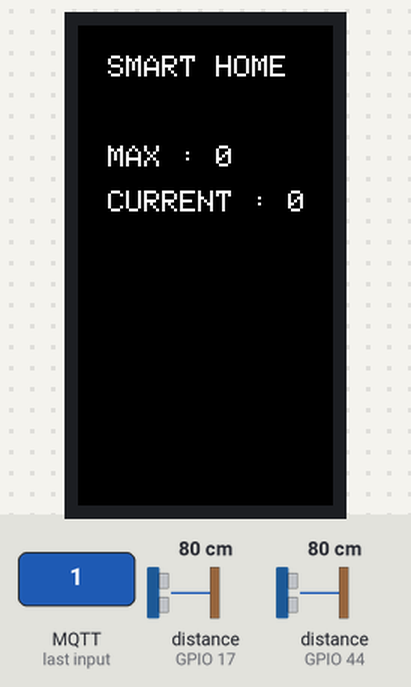
A program run on a simulated ESP32-S3. Parts: 170×320 colour display. Wiring (inferred from the names in the program): 2 × ultrasonic range finder: trigger GPIO 18, echo GPIO 17 / trigger GPIO 43, echo GPIO 44. The test bench sets the inputs (shaded band); at power-on: distance to the obstacle (sensors on GPIO 17, GPIO 44) 80 cm. The echo pulse lasts 58.3 µs per cm; WiFi joins after 1.5 s; servers stay silent unless stated; no MQTT or app messages arrive unless stated; what the program prints to the serial monitor is not drawn.

3.5 s: MQTT message "1" arrives on the first subscribed topic
Above: at 3.8 s.
5.0 s: MQTT message "on" arrives on the first subscribed topic
6.5 s: MQTT message "off" arrives on the first subscribed topic
Timing chart, 0 to 9.5 s (numbered marks = the images above; inputs shaded):
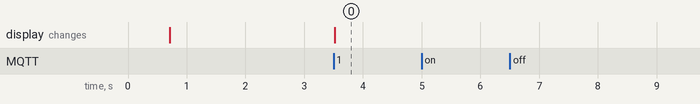

Measured:
- after the input at 3.5 s, the display: changes at once (image 0)
- after the input at 5.0 s, every drawn part: stays the same
- after the input at 6.5 s, every drawn part: stays the same

The program:

main.cpp
```cpp
#include <Arduino.h>
#include <TFT_eSPI.h>
#include <WiFi.h>
#include <PubSubClient.h>
#include <ArduinoJson.h>
#include <HTTPClient.h>
#include <WiFiClient.h>

// ------------------ TFT 디스플레이 객체 생성 ------------------
TFT_eSPI display = TFT_eSPI();

// ------------------ 초음파 센서 핀 정의 ------------------
const int trigPin = 43;
const int echoPin = 44;
const int trigPin2 = 18;
const int echoPin2 = 17;

long duration1 = 0, duration2 = 0;    // 초음파 신호 왕복 시간 변수
float distance1 = 0, distance2 = 0;   // 센서로부터 측정된 거리(cm)
int peopleCount = 0;                  // 현재 인원 수
int previousPeopleCount = -1;         // 이전 인원수 (변화 감지용)
int maxPeopleAllowed = 0;             // 설정된 최대 인원 수

WiFiClient espClient;
PubSubClient mqttClient(espClient);

unsigned long lastSensorCheck = 0;           // 마지막으로 센서 체크한 시간(ms)
const unsigned long sensorInterval = 50;     // 초음파 센서 체크 주기(ms)
const float distanceThreshold = 50.0;        // 센서 거리 판정 임계값(cm)
const unsigned long maxStateDuration = 2000; // 상태 유지 최대 시간(ms) (미사용 변수이지만 원문 유지)
unsigned long lastWarningBlink = 0;          // 경고 깜빡임 시간 저장 변수
const unsigned long warningBlinkInterval = 500; // 경고 깜빡임 간격(ms)
bool warningState = false;                   // 경고 상태 플래그

// 메시지 발행 타이머 변수
unsigned long lastPublishTime = 0;            // 마지막 메시지 발행 시간
const unsigned long publishInterval = 5000;  // 메시지 발행 간격 (15초)

// ------------------ WiFi 및 MQTT 설정 ------------------
const char* wifiSSID = "iPhone (76)";      // 연결할 WiFi SSID
const char* wifiPassword = "djgudwls";     // WiFi 비밀번호
const char* mqttServer = "172.20.10.2";    // MQTT 브로커 IP
const int mqttPort = 1883;                 // MQTT 브로커 포트

// MQTT 토픽 정의
const char* mqtt_topic_subscribe_security = "home/security/count"; // 최대 인원 수 수신 토픽

const char* mqtt_topic_publish_security_status = "home/security/status";   // 현재 인원수 상태 발행 토픽
const char* mqtt_topic_publish_security_warning = "home/security/command"; // 경보(LED 점멸 등) 발행 토픽

// ------------------ 사람 수 디스플레이 업데이트 함수 ------------------
void updatePeopleCountOnDisplay() {
  // 디스플레이 특정 영역을 검은색으로 지우고 새 정보 출력
  display.fillRect(20, 80, 240, 60, TFT_BLACK);
  display.setCursor(20, 80);
  display.setTextSize(2);
  display.setTextColor(TFT_WHITE, TFT_BLACK);
  display.print("MAX : ");
  display.println(maxPeopleAllowed);
  display.setCursor(20, 110);
  display.print("CURRENT : ");
  display.println(peopleCount);
}

// ------------------ WiFi 연결 함수 ------------------
void setup_wifi() {
  delay(10);
  Serial.println();
  Serial.print("Connecting to ");
  Serial.println(wifiSSID);

  WiFi.begin(wifiSSID, wifiPassword);

  while (WiFi.status() != WL_CONNECTED) {
    delay(500);
    Serial.print(".");
  }

  Serial.println("\nWiFi connected");
  Serial.println("IP address: ");
  Serial.println(WiFi.localIP());
}

// ------------------ MQTT 재연결 함수 ------------------
void reconnect() {
  // MQTT 브로커에 연결될 때까지 재시도
  while (!mqttClient.connected()) {
    Serial.print("Attempting MQTT connection...");
    // "LilyGoClient"라는 클라이언트 ID로 접속 시도
    if (mqttClient.connect("LilyGoClient")) {
      Serial.println("connected");
      // 연결 성공 시 최대 인원 수 설정 토픽 구독
      mqttClient.subscribe(mqtt_topic_subscribe_security);
    } else {
      // 실패 시 오류 코드 출력 후 5초 대기 후 재시도
      Serial.print("failed, rc=");
      Serial.print(mqttClient.state());
      Serial.println(" trying again in 5 seconds");
      delay(5000);
    }
  }
}

// ------------------ MQTT 메시지 콜백 함수 ------------------
void callback(char* topic, byte* payload, unsigned int length) {
  payload[length] = '\0';
  String message = String((char*)payload);

  Serial.print("Message arrived [");
  Serial.print(topic);
  Serial.print("]: ");
  Serial.println(message);

  // 최대 인원수 설정 토픽 수신 처리
  if (String(topic) == mqtt_topic_subscribe_security) {
    DynamicJsonDocument jsonDoc(200);
    DeserializationError error = deserializeJson(jsonDoc, message);
    if (error) {
      Serial.print("deserializeJson() failed: ");
      Serial.println(error.f_str());
      return;
    }
    // JSON에서 max_people 값 추출
    maxPeopleAllowed = jsonDoc["max_people"];
    Serial.print("Maximum people allowed set to: ");
    Serial.println(maxPeopleAllowed);

    // 최대 인원수 변경 시 디스플레이 업데이트
    updatePeopleCountOnDisplay();
  }
}

// ------------------ 초기 설정 함수 ------------------
void setup() {
  Serial.begin(115200);
  delay(500); // 시리얼 통신 안정화를 위한 대기

  // 초음파 센서 핀 모드 설정
  pinMode(trigPin, OUTPUT);
  pinMode(echoPin, INPUT);
  pinMode(trigPin2, OUTPUT);
  pinMode(echoPin2, INPUT);

  // 디스플레이 초기화 및 초기 화면 출력
  display.begin();
  display.fillScreen(TFT_BLACK);
  display.setTextColor(TFT_WHITE, TFT_BLACK);
  display.setTextSize(2);
  display.setCursor(20, 20);
  display.println("SMART HOME");

  // WiFi 연결
  setup_wifi();

  // MQTT 클라이언트 설정
  mqttClient.setServer(mqttServer, mqttPort);
  mqttClient.setCallback(callback);

  // MQTT 연결 시도
  reconnect();
}

// ------------------ 메인 루프 함수 ------------------
void loop() {
  if (!mqttClient.connected()) {
    reconnect();
  }
  mqttClient.loop();

  unsigned long currentMillis = millis();

  // ------------------ 초음파 센서로 사람 수 검출 ------------------
  if (currentMillis - lastSensorCheck >= sensorInterval) {
    lastSensorCheck = currentMillis;

    // 첫 번째 센서 측정(입구)
    digitalWrite(trigPin, LOW);
    delayMicroseconds(2);
    digitalWrite(trigPin, HIGH);
    delayMicroseconds(10);
    digitalWrite(trigPin, LOW);
    duration1 = pulseIn(echoPin, HIGH, 30000); // 타임아웃 30ms
    distance1 = duration1 * 0.017; // 거리 계산

    // 두 번째 센서 측정(출구)
    digitalWrite(trigPin2, LOW);
    delayMicroseconds(2);
    digitalWrite(trigPin2, HIGH);
    delayMicroseconds(10);
    digitalWrite(trigPin2, LOW);
    duration2 = pulseIn(echoPin2, HIGH, 30000);
    distance2 = duration2 * 0.017;

    // 사람이 1번 센서 -> 2번 센서 방향으로 이동한 경우(입장)
    if (distance1 > 0 && distance1 < 50) {
      delay(200); // 방향 확인 위해 대기
      digitalWrite(trigPin2, LOW);
      delayMicroseconds(2);
      digitalWrite(trigPin2, HIGH);
      delayMicroseconds(10);
      digitalWrite(trigPin2, LOW);

      duration2 = pulseIn(echoPin2, HIGH, 30000);
      distance2 = duration2 * 0.017;

      if (distance2 > 0 && distance2 < 50) {
        Serial.println("1번 -> 2번으로 이동: 사람 들어옴");
        peopleCount++;
        delay(500); // 중복 카운트 방지
        updatePeopleCountOnDisplay();
      }
    }

    // 사람이 2번 센서 -> 1번 센서 방향으로 이동한 경우(퇴장)
    if (distance2 > 0 && distance2 < 50) {
      delay(200); // 방향 확인 위해 대기
      digitalWrite(trigPin, LOW);
      delayMicroseconds(2);
      digitalWrite(trigPin, HIGH);
      delayMicroseconds(10);
      digitalWrite(trigPin, LOW);

      duration1 = pulseIn(echoPin, HIGH, 30000);
      distance1 = duration1 * 0.017;

      if (distance1 > 0 && distance1 < 50) {
        Serial.println("2번 -> 1번으로 이동: 사람 나감");
        peopleCount--;
        if (peopleCount < 0) peopleCount = 0; // 음수 방지
        delay(500); // 중복 카운트 방지
        updatePeopleCountOnDisplay();
      }
    }

    // ------------------ 인원 수 변화 시 즉시 MQTT로 상태 전송 ------------------
    if (peopleCount != previousPeopleCount) {
      previousPeopleCount = peopleCount;

      DynamicJsonDocument jsonDoc(200);
      jsonDoc["people_count"] = peopleCount;
      jsonDoc["max_people_allowed"] = maxPeopleAllowed;
      char buffer[256];
      serializeJson(jsonDoc, buffer);
      mqttClient.publish(mqtt_topic_publish_security_status, buffer);

      Serial.printf("Published updated people count: %d\n", peopleCount);
      lastPublishTime = currentMillis; // 마지막 발행 시간 갱신
    }
    // 인원 수 변경이 없으면 일정 주기마다 상태 전송
    else if (currentMillis - lastPublishTime >= publishInterval) {
      lastPublishTime = currentMillis;
      DynamicJsonDocument jsonDoc(200);
      jsonDoc["people_count"] = peopleCount;
      jsonDoc["max_people_allowed"] = maxPeopleAllowed;
      char buffer[256];
      serializeJson(jsonDoc, buffer);
      mqttClient.publish(mqtt_topic_publish_security_status, buffer);

      Serial.printf("Published periodic people count: %d\n", peopleCount);
    }
  }

  // ------------------ 최대 인원 초과 시 경고 처리 ------------------
  if (peopleCount > maxPeopleAllowed && maxPeopleAllowed > 0) {
    // 경고 상태: 일정 간격으로 디스플레이에 경고 표시 깜빡임
    if (currentMillis - lastWarningBlink >= warningBlinkInterval) {
      lastWarningBlink = currentMillis;
      warningState = !warningState;
      if (warningState) {
        // 경고 시 빨간 화면에 WARNING!
        display.fillScreen(TFT_RED);
        display.setTextColor(TFT_WHITE, TFT_RED);
        display.setTextSize(3);
        display.setCursor(20, 60);
        display.println("WARNING!");
      } else {
        // 깜빡임 상태가 꺼질 때 다시 인원 표시 화면으로 복귀
        updatePeopleCountOnDisplay();
      }
    }
    // MQTT로 경고 명령 발행 (LED 점멸 등)
    mqttClient.publish(mqtt_topic_publish_security_warning, "{\"command\": \"blink\"}");
  } else {
    // 최대 인원 초과가 아닌 경우
    if (warningState) {
      // 이전에 경고 상태였다면 원래 화면 복원
      warningState = false;
      updatePeopleCountOnDisplay();
    }
  }
}
```
